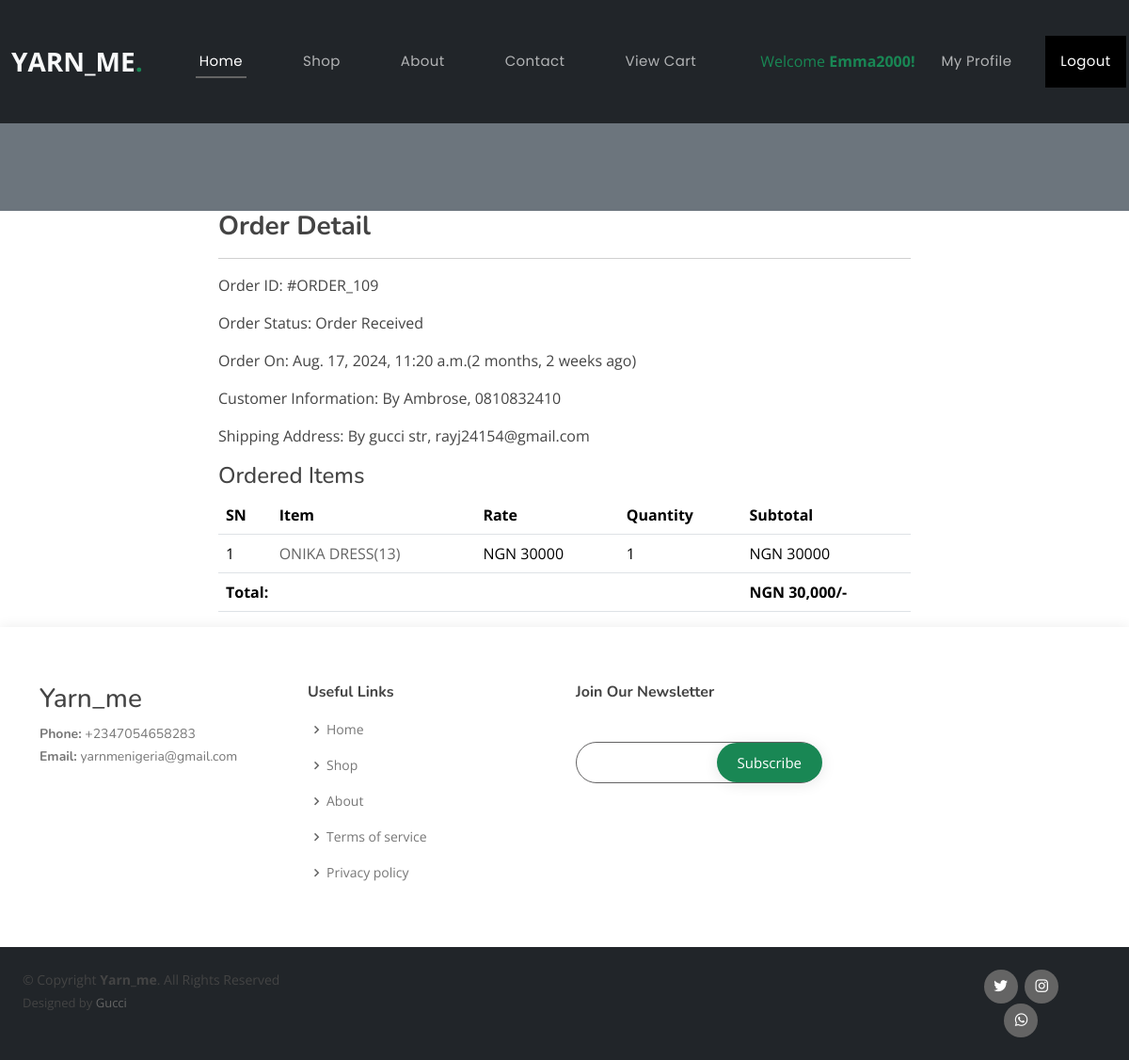
Screenshot of /profile/order-109/ (signed in) with the database file from the repository.
### ecommerceapp/models.py (models this page shows, shortened)
class Order(models.Model):
    cart = models.OneToOneField(Cart, on_delete=models.CASCADE)
    ordered_by = models.CharField(max_length=200)
    email = models.EmailField(null=True, blank=True)
    shipping_address = models.CharField(max_length=200)
    mobile = models.CharField(max_length=10)
    subtotal = models.PositiveIntegerField()
    discount = models.PositiveIntegerField()
    total = models.PositiveIntegerField()
    order_status = models.CharField(max_length=50, choices=ORDER_STATUS)
    created_at = models.DateTimeField(auto_now_add=True)
    payment_completed = models.BooleanField(default=False, null=True, blank=True)
    currency = models.CharField(max_length=3, choices=CURRENCY_CHOICES, default='NGN')
    paystack_reference = models.CharField(max_length=100, blank=True, null=True)
    order_status = models.CharField(max_length=50, default='Order Received')

class CartProduct(models.Model):
    cart = models.ForeignKey(Cart, on_delete=models.CASCADE, related_name="cartproducts")
    product = models.ForeignKey(Product, on_delete=models.CASCADE)
    rate = models.PositiveIntegerField()
    color = models.CharField(max_length=50, blank=True, null=True)  # Add this line
    size = models.CharField(max_length=50, blank=True, null=True)   # Add this line
    quantity = models.PositiveIntegerField()
    subtotal = models.PositiveIntegerField()

class Product(models.Model):
    VARIANT_CHOICES = (
        ('None', 'None'),
        ('Size', 'Size'),
        ('Color', 'Color'),
        ('Size-Color', 'Size-Color'),
    )
    title = models.CharField(max_length=200)
    slug = models.SlugField(unique=True)
    category = models.ForeignKey(Category, on_delete=models.CASCADE)
    image = models.ImageField(upload_to="products/")
    marked_price = models.PositiveIntegerField()
    selling_price = models.PositiveIntegerField()
    description = models.TextField()
    view_count = models.PositiveIntegerField(default=0)
    variant = models.CharField(max_length=20, choices=VARIANT_CHOICES, default='None')

### ecommerceapp/views.py (the view)
# urls.py: path("profile/order-<int:pk>/", CustomerOrderDetailView.as_view(), name="customerorderdetail"),
class CustomerOrderDetailView(DetailView):
    template_name = "customerorderdetail.html"
    model = Order
    context_object_name = "ord_obj"
    def dispatch(self, request, *args, **kwargs):
        if request.user.is_authenticated and Customer.objects.filter(user=request.user).exists():
            order_id = self.kwargs["pk"]
            order = Order.objects.get(id=order_id)
            if request.user.customer != order.cart.customer:
                return redirect("ecommerceapp:customerprofile")
        else:
            return redirect("/login/?next=/profile/")
        return super().dispatch(request, *args, **kwargs)

### templates/customerorderdetail.html (shortened to what this page needs)
{% extends "base.html" %}
{% load humanize %}
{% block body %}
<div class="container">
<div class="row">
<div class="col-md-8 mx-auto">
    <h3 class="fw-bold">Order Detail</h3> <hr>
    <p><span class="font-weight-bold">Order ID: </span> #ORDER_{{ord_obj.id}}</p>
    <p><span class="font-weight-bold">Order Status: </span>{{ord_obj.order_status}}</p>
    <p><span class="font-weight-bold">Order On: </span>{{ord_obj.created_at}}({{ord_obj.created_at|timesince}} ago)</p>
    <p><span class="font-weight-bold">Customer Information: </span> By {{ord_obj.ordered_by}}, {{ord_obj.mobile}}</p>
    <p><span class="font-weight-bold">Shipping Address: </span> By {{ord_obj.shipping_address}}, {{ord_obj.email}}</p>
    <h4>Ordered Items</h4>
    <table class="table">
        <thead>
            <tr>
                <th>SN</th>
                <th>Item</th>
                <th>Rate</th>
                <th>Quantity</th>
                <th>Subtotal</th>
            </tr>
        </thead>
        <tbody>
            {% for cp in ord_obj.cart.cartproducts.all %}
            <tr>
                <td>{{forloop.counter}}</td>
                <td><a href="{% url 'ecommerceapp:productdetail' cp.product.slug %}">{{cp.product.title}}({{cp.product.id}})</a></td>
                <td>NGN {{cp.rate}}</td>
                <td>{{cp.quantity}}</td>
                <td>NGN {{cp.subtotal}}</td>
            </tr>
            {% endfor %}
            <tr>
                <th colspan="4" class="text-right">Total:</th>
                <th> NGN {{ord_obj.total|intcomma}}/-</th>
            </tr>
        </tbody>
    </table>
</div>
</div>
</div>
{% endblock body %}

### templates/base.html (shortened to what this page needs)
{% load static %}
<!DOCTYPE html>
<html lang="en">
<head>
  <link href="{% static '/assets/vendor/bootstrap/css/bootstrap.min.css' %}" rel="stylesheet">
  <link href="{% static '/assets/vendor/bootstrap-icons/bootstrap-icons.css' %}" rel="stylesheet">
  <link href="{% static '/assets/vendor/boxicons/css/boxicons.min.css' %}" rel="stylesheet">
  <link href="{% static '/assets/vendor/glightbox/css/glightbox.min.css' %}" rel="stylesheet">
  <link href="{% static '/assets/vendor/remixicon/remixicon.css' %}" rel="stylesheet">
  <link href="{% static '/assets/vendor/swiper/swiper-bundle.min.css' %}" rel="stylesheet">
  <link href="{% static '/assets/css/style.css' %}" rel="stylesheet">
  <link rel="stylesheet" href="{% static 'css/index.css' %}">
</head>
<body>
  <header id="header" class="fixed-top bg-dark">
    <div class="container-fluid d-flex align-items-center justify-content-between">
      <a class="navbar-brand fs-3 fw-bold text-light" href="{% url 'ecommerceapp:index' %}" class="logo text-white p-3">YARN_ME<span class="text-success fw.bold">.</span></a>
      <nav id="navbar" class="navbar navbar-expand-lg">
        <ul class="px-3">
          <li class="nav-item!"><a class="nav-link scrollto active mx-3" href="{% url 'ecommerceapp:index' %}">Home</a></li>
          <li class="nav-item"><a class="nav-link scrollto mx-3" href="{% url 'ecommerceapp:shops' %}">Shop</a></li>
          <li class="nav-item"><a class="nav-link scrollto mx-3" href="{% url 'ecommerceapp:about' %}">About</a></li>
          <li class="nav-item"><a class="nav-link scrollto mx-3" href="{% url 'ecommerceapp:contact' %}">Contact</a></li>
          <li class="nav-item"><a class="nav-link scrollto mx-3" href="{% url 'ecommerceapp:mycart' %}">View Cart</a></li>
          <li class="dropdown">
            {% if request.user.customer %}
            <li class="text-success">Welcome <span class="fw-bold">{{request.user.username}}!</span></li>
            <li><a href="{% url 'ecommerceapp:customerprofile' %}">My Profile</a></li>
            <li><a  class="bg-black text-white p-3 m-2" href="{% url 'ecommerceapp:customerlogout'  %}">Logout</a></li>
          {% endif %}
        </ul>
      </nav>
    </div>
  </header>""
  <main id="main">
    {% block body %}
    {% endblock body %}
  </main>
 <footer id="footer">
  <div class="footer-top">
    <div class="container my-auto">
      <div class="row">
        <div class="col-lg-3 footer-contact">
          <h3>Yarn_me</h3>
          <p>
            <strong>Phone:</strong> +2347054658283<br>
            <strong>Email:</strong> yarnmenigeria@gmail.com<br>
          </p>
        </div>
        <div class="col-lg-3 footer-links">
          <h4>Useful Links</h4>
          <ul>
            <li><i class="bx bx-chevron-right"></i> <a href="{% url 'ecommerceapp:index' %}">Home</a></li>
            <li><i class="bx bx-chevron-right"></i> <a href="{% url 'ecommerceapp:shops' %}">Shop</a></li>
            <li><i class="bx bx-chevron-right"></i> <a href="{% url 'ecommerceapp:about' %}">About</a></li>
            <li><i class="bx bx-chevron-right"></i> <a href="#">Terms of service</a></li>
            <li><i class="bx bx-chevron-right"></i> <a href="#">Privacy policy</a></li>
          </ul>
        </div>
        <div class="col-lg-3 footer-newsletter">
          <h4>Join Our Newsletter</h4>
          <form action="" method="post">
            <input type="email" name="email"><input type="submit" class="bg-success" value="Subscribe">
          </form>
        </div>
      </div>
    </div>
  </div>
  <div class="container-fluid d-md-flex py-4 bg-dark">
    <div class="container me-md-auto text-center text-md-start">
      <div class="copyright">
        &copy; Copyright <strong><span>Yarn_me</span></strong>. All Rights Reserved
      </div>
      <div class="credits">
        Designed by <a href="/">Gucci</a>
      </div>
    </div>
    <div class="social-links text-center text-md-right pt-3 pt-md-0 mx-5">
      <a href="https://www.x.com/yarnmenigeria" class="twitter"><i class="bx bxl-twitter"></i></a>
      <a href="https://www.instagram.com/yarn_me.ng" class="instagram"><i class="bx bxl-instagram"></i></a>
      <a href="https://wa.me/message/QLA5SV6JSJJ2J1" class="whatsapp"><i class="bx bxl-whatsapp"></i></a>
    </div>
  </div>
</footer>
</body>
</html>

### static/assets/css/style.css (style rules this page uses)
body { font-family: "Open Sans", sans-serif; color: #444444; }
a { color: #646464; text-decoration: none; }
h1, h2, h3, h4, h5, h6 { font-family: "Nunito", sans-serif; }
#header { transition: all 0.5s; z-index: 997; padding: 20px 0; }
.navbar { padding: 0; }
.navbar ul { margin: 0; padding: 0; display: flex; list-style: none; align-items: center; }
.navbar li { position: relative; }
.navbar>ul>li { white-space: nowrap; padding: 10px 0 10px 24px; }
.navbar a, .navbar a:focus { display: flex; align-items: center; justify-content: space-between; font-family: "Poppins", sans-serif; color: #ffffffa6; font-size: 15px; padding: 0 4px; white-space: nowrap; transition: 0.3s; letter-spacing: 0.4px; position: relative; }
.navbar>ul>li>a:before { content: ""; position: absolute; width: 100%; height: 2px; bottom: -6px; left: 0; background-color: #646464; visibility: hidden; transform: scaleX(0); transition: all 0.3s ease-in-out 0s; }
.navbar a:hover:before, .navbar li:hover>a:before, .navbar .active:before { visibility: visible; transform: scaleX(1); }
.navbar a:hover, .navbar .active, .navbar .active:focus, .navbar li:hover>a { color: #fff; }
#footer { color: #444444; font-size: 14px; background: #f6f4f4; box-shadow: 0px 2px 15px rgba(0, 0, 0, 0.1); }
#footer .footer-top { padding: 60px 0 30px 0; background: #fff; }
#footer .footer-top .footer-contact { margin-bottom: 30px; }
#footer .footer-top .footer-contact p { font-size: 14px; line-height: 24px; margin-bottom: 0; font-family: "Nunito", sans-serif; color: #777777; }
#footer .footer-top h4 { font-size: 16px; font-weight: bold; color: #444444; position: relative; padding-bottom: 12px; }
#footer .footer-top .footer-links { margin-bottom: 30px; }
#footer .footer-top .footer-links ul { list-style: none; padding: 0; margin: 0; }
#footer .footer-top .footer-links ul i { padding-right: 2px; color: #646464; font-size: 18px; line-height: 1; }
#footer .footer-top .footer-links ul li { padding: 10px 0; display: flex; align-items: center; }
#footer .footer-top .footer-links ul li:first-child { padding-top: 0; }
#footer .footer-top .footer-links ul a { color: #777777; transition: 0.3s; display: inline-block; line-height: 1; }
#footer .footer-newsletter { font-size: 15px; }
#footer .footer-newsletter h4 { font-size: 16px; font-weight: bold; color: #444444; position: relative; padding-bottom: 12px; }
#footer .footer-newsletter form { margin-top: 30px; background: #ffffffca; padding: 6px 10px; position: relative; border-radius: 50px; text-align: left; border: 1px solid #636263; }
#footer .footer-newsletter form input[type=email] { border: 0; padding: 4px 8px; width: calc(100% - 100px); }
#footer .footer-newsletter form input[type=submit] { position: absolute; top: 0; right: -2px; bottom: 0; border: 0; background: none; font-size: 15px; padding: 0 22px; background: #646464; color: #fff; transition: 0.3s; border-radius: 50px; box-shadow: 0px 2px 15px rgba(0, 0, 0, 0.1); }
#footer .credits { padding-top: 5px; font-size: 13px; color: #444444; }
#footer .social-links a { font-size: 18px; display: inline-block; background: #646464; color: #fff; line-height: 1; padding: 8px 0; margin-right: 4px; border-radius: 50%; text-align: center; width: 36px; height: 36px; transition: 0.3s; }

### static/css/index.css (style rules this page uses)
input[type="email"], input[type="tel"], input[type="text"] { width: 100%; padding: 8px; border: 1px solid #ccc; border-radius: 4px; }

### rows the page displays
Order: id "109", order_status "Order Received", created_at "Aug. 17, 2024, 11:20 a.m.", created_at "2 months, 2 weeks", ordered_by "Ambrose", mobile "0810832410", shipping_address "gucci str", email "rayj24154@gmail.com", total "30,000"
CartProduct: product "ONIKA DRESS", product.id "13", rate "30000", quantity "1", subtotal "30000"

### other values shown
{{ request.user.username }} "Emma2000"
